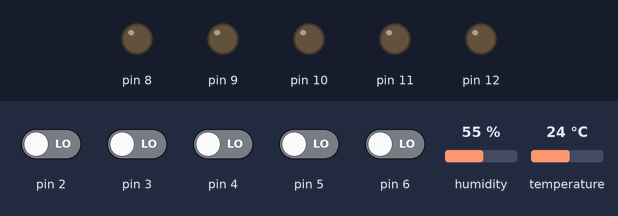
Bench run of a sketch on a simulated Arduino Uno, built with avr-gcc and run on an emulated ATmega328P. On the bench: output pins drawn as LEDs (lit = HIGH). The test bench sets the inputs (shaded band); at power-on: pin 2–6 LOW, humidity 55 %, temperature 24 °C. What the sketch prints to the serial monitor is not drawn.

Above: at 1.2 s.
1.3 s: pin 2 driven HIGH
At 2.0 s:
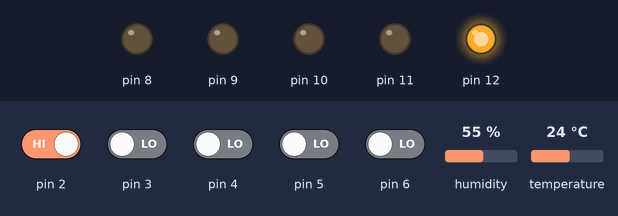
2.8 s: pin 3 driven HIGH
At 3.4 s:
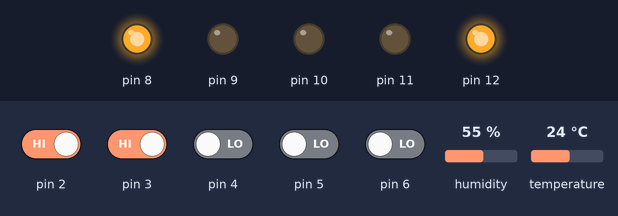
4.3 s: pin 4 driven HIGH
At 5.1 s:
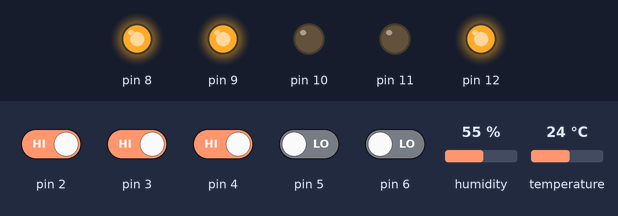
5.8 s: pin 5 driven HIGH
At 6.4 s:
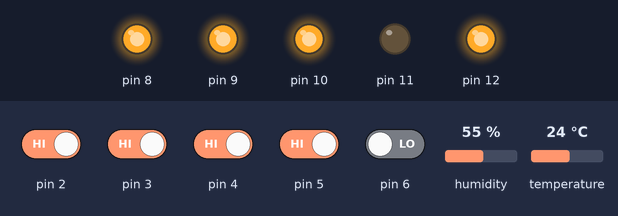
7.3 s: pin 6 driven HIGH
At 7.7 s:
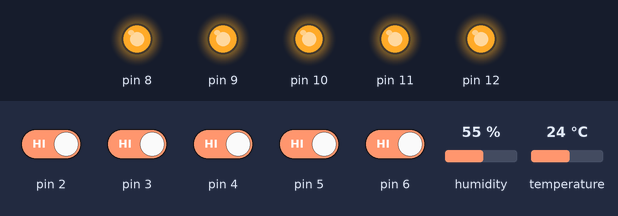
8.8 s: pin 2 driven LOW
At 9.1 s:
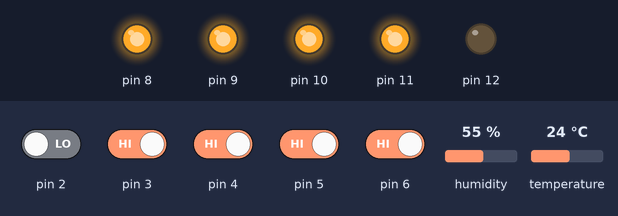
Timing chart, 0 to 11.3 s (numbered marks = the images above; inputs shaded):
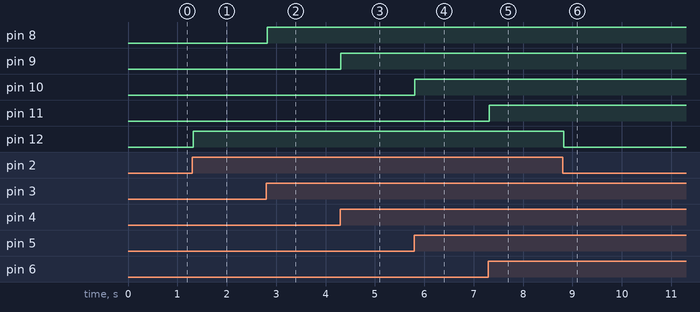

Measured:
- after the input at 1.3 s, pin 12: LOW → HIGH at once
- after the input at 2.8 s, pin 8: LOW → HIGH at once
- after the input at 4.3 s, pin 9: LOW → HIGH at once
- after the input at 5.8 s, pin 10: LOW → HIGH at once
- after the input at 7.3 s, pin 11: LOW → HIGH at once
- after the input at 8.8 s, pin 12: HIGH → LOW at once

The sketch:

Ardiuno_2.ino
```cpp
//CODE FOR ARDIUNO-2:

#include<dht.h>
dht DHT;
void setup()
{
  pinMode(2,INPUT);
  pinMode(4,INPUT);
  pinMode(5,INPUT);
  pinMode(6,INPUT);
  pinMode(3,INPUT);
  pinMode(8,OUTPUT);
  pinMode(9,OUTPUT);
  pinMode(10,OUTPUT);
  pinMode(11,OUTPUT);
  pinMode(12,OUTPUT);
  pinMode(1,OUTPUT);
  pinMode(A0,INPUT);
  Serial.begin(9600);
}
void temp_sensor()
{
  int temp=DHT.read11(A0);
  int H=DHT.humidity;
  Serial.println(H);
  if(H>=55)
  {
    digitalWrite(7,HIGH);
  }
  else
  {
    digitalWrite(7,LOW);
  }
  Serial.println(H);
}
void loop()
{
  if(digitalRead(3)==HIGH)
  {
    digitalWrite(8,HIGH);
  }
  else
  {
    digitalWrite(8,LOW);
  }
  if(digitalRead(4)==HIGH)
  {
    digitalWrite(9,HIGH);
  }
  else
  {
    digitalWrite(9,LOW);
  }
  if(digitalRead(5)==HIGH)
  {
    digitalWrite(10,HIGH);
  }
  else
  {
    digitalWrite(10,LOW);
  }
  if(digitalRead(6)==HIGH)
  {
    digitalWrite(11,HIGH);
  }
  else
  {
    digitalWrite(11,LOW);
  }
  if(digitalRead(2)==HIGH)
  {
    digitalWrite(12,HIGH);
  }
  else
  {
    digitalWrite(12,LOW);
  }
  temp_sensor();
}
```
